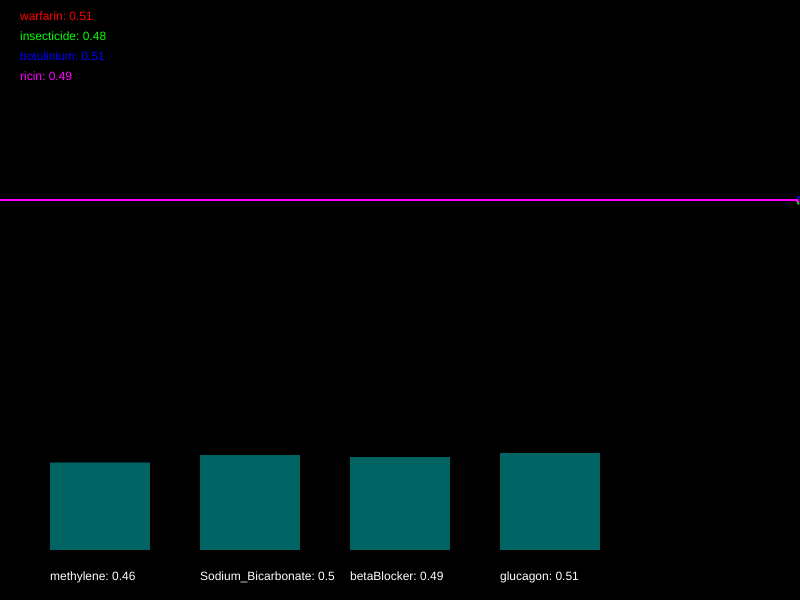
Frame 1 (no input)
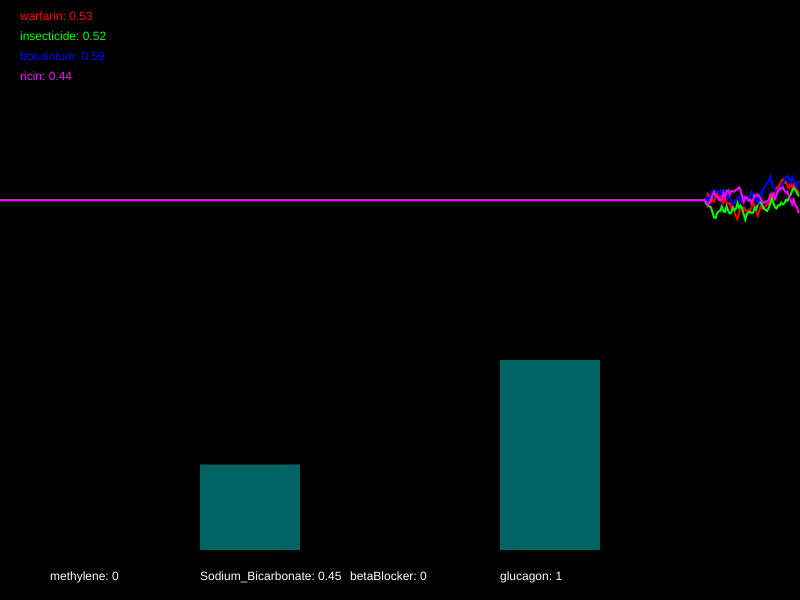
Frame 60 (no input)
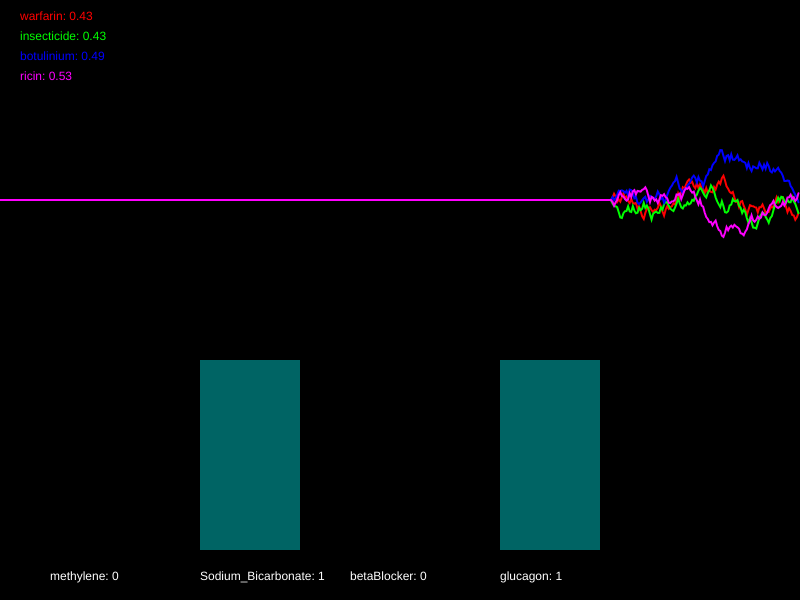
Frame 120 (the mouse pressed at the canvas centre since frame 60)

The p5.js sketch that drew these frames (run headless with seeded random() and noise() and a simulated clock; from frame 60 on, the mouse is pressed at the canvas centre):

// p5.js sketch
// ── sketch.js
/*

Officer: 6319957
CaseNum: 401-1-56146611-6319957

Case 401 - The Case of Norbert's Weiner Stand
Stage 2 - Toxic Burrito

Norbert is at it again. This time he’s set up a burrito stall and is lacing burritos with his foul toxin. The chaos is spreading. People are dropping like flies and burrito sales have fallen through the floor. To make matters worse it seems Norbert has cottoned on to our methods and has upped the complexity of his poison. You’ll find the antidote harder to develop this time. So kid, head down to the lab and get working.

You must develop the antidote by using conditional statements in the draw loop to do the following:

	- When ricin dips below 0.71, reduce methylene by 0.04
	- When botulinium goes above 0.66, increment methylene by 0.05
	- If ricin goes above 0.4, reduce Sodium_Bicarbonate by 0.05
	- If botulinium goes above 0.48 or insecticide dips below 0.33, increment Sodium_Bicarbonate by 0.05
	- If botulinium goes above 0.47, decrease betaBlocker by 0.02
	- When insecticide dips below 0.74 or warfarin goes above 0.69, raise betaBlocker by 0.01
	- When ricin goes above 0.62 or insecticide dips below 0.51, reduce glucagon by 0.04
	- If warfarin dips below 0.58, raise glucagon by 0.05


Your conditional statements should consider the following poisons:

	- warfarin
	- insecticide
	- botulinium
	- ricin


Your conditional statements should modify the following antidotes:

	- methylene
	- Sodium_Bicarbonate
	- betaBlocker
	- glucagon


- There are many ways to complete this task but you should only use the following commands and operators:

	if(){}
	>
	<
	&&
	||
	+=
	-=

*/

//Declare the poison variables
var warfarin;
var insecticide;
var botulinium;
var ricin;

//Declare the antidote variables
var methylene;
var Sodium_Bicarbonate;
var betaBlocker;
var glucagon;

//This variable is used for drawing the graph
var graphs;

function setup() {
  createCanvas(800, 600);
  strokeWeight(2);

  //initialise the poisons and antidotes
  warfarin = 0.5;
  insecticide = 0.5;
  botulinium = 0.5;
  ricin = 0.5;
  methylene = 0.5;
  Sodium_Bicarbonate = 0.5;
  betaBlocker = 0.5;
  glucagon = 0.5;

  //fills the graph with empty values
  graphs = [];

  for (var i = 0; i < 4; i++) {
    graphs.push([]);
    for (var j = 0; j < 512; j++) {
      graphs[i].push(0.5);
    }
  }
}

function draw() {
  //Develop the antidote below
  //Write conditional statements to change the amount of each substance ...

  // You must develop the antidote by using conditional statements in the draw loop to do the following:

  // 	- When ricin dips below 0.71, reduce methylene by 0.04
  // 	- When botulinium goes above 0.66, increment methylene by 0.05
  // 	- If ricin goes above 0.4, reduce Sodium_Bicarbonate by 0.05
  // 	- If botulinium goes above 0.48 or insecticide dips below 0.33, increment Sodium_Bicarbonate by 0.05
  // 	- If botulinium goes above 0.47, decrease betaBlocker by 0.02
  // 	- When insecticide dips below 0.74 or warfarin goes above 0.69, raise betaBlocker by 0.01
  // 	- When ricin goes above 0.62 or insecticide dips below 0.51, reduce glucagon by 0.04
  // 	- If warfarin dips below 0.58, raise glucagon by 0.05

  // Your conditional statements should consider the following poisons:

  // 	- warfarin
  // 	- insecticide
  // 	- botulinium
  // 	- ricin

  // Your conditional statements should modify the following antidotes:

  // 	- methylene
  // 	- Sodium_Bicarbonate
  // 	- betaBlocker
  // 	- glucagon

  if (ricin < 0.71) {
    methylene -= 0.04;
  }

  if (botulinium > 0.66) {
    methylene += 0.05;
  }

  if (ricin > 0.4) {
    Sodium_Bicarbonate -= 0.05;
  }

  if (botulinium > 0.48 || insecticide < 0.33) {
    Sodium_Bicarbonate += 0.05;
  }

  if (botulinium > 0.47) {
    betaBlocker -= 0.02;
  }

  if (insecticide < 0.74 || warfarin > 0.69) {
    betaBlocker += 0.01;
  }

  if (ricin > 0.62 || insecticide < 0.51) {
    glucagon -= 0.04;
  }

  if (warfarin < 0.58) {
    glucagon += 0.05;
  }

  //////////////////////////////////////////////////////

  //the code below generates new values using random numbers

  /*
		For testing, you might want to temporarily comment out
		these lines and set the same variables to constant values
		instead.
	*/

  warfarin = nextValue(graphs[0], warfarin);
  insecticide = nextValue(graphs[1], insecticide);
  botulinium = nextValue(graphs[2], botulinium);
  ricin = nextValue(graphs[3], ricin);

  methylene = constrain(methylene, 0, 1);
  Sodium_Bicarbonate = constrain(Sodium_Bicarbonate, 0, 1);
  betaBlocker = constrain(betaBlocker, 0, 1);
  glucagon = constrain(glucagon, 0, 1);

  ///////// DO NOT CHANGE THE CODE BELOW ///////////

  //drawing code

  // set background
  background(0);
  noFill();

  //draw the graphs for the vitals
  var colors = [
    color(255, 0, 0),
    color(0, 255, 0),
    color(0, 0, 255),
    color(255, 0, 255),
    color(255, 255, 0),
    color(0, 255, 255),
  ];

  for (var i = 0; i < graphs.length; i++) {
    stroke(colors[i]);
    drawGraph(graphs[i]);
  }

  //draw the poisons as text
  noStroke();
  fill(colors[0]);
  text("warfarin: " + nf(warfarin, 1, 2), 20, 20);
  fill(colors[1]);
  text("insecticide: " + nf(insecticide, 1, 2), 20, 40);
  fill(colors[2]);
  text("botulinium: " + nf(botulinium, 1, 2), 20, 60);
  fill(colors[3]);
  text("ricin: " + nf(ricin, 1, 2), 20, 80);

  //draw the antidotes bar chart
  drawBar(methylene, 50, "methylene");
  drawBar(Sodium_Bicarbonate, 200, "Sodium_Bicarbonate");
  drawBar(betaBlocker, 350, "betaBlocker");
  drawBar(glucagon, 500, "glucagon");
}

function nextValue(graph, val) {
  //gets the next value for a vital and puts it in an array for drawing
  var delta = random(-0.03, 0.03);

  val += delta;
  if (val > 1 || val < 0) {
    delta *= -1;
    val += delta * 2;
  }

  graph.push(val);
  graph.shift();
  return val;
}

function drawGraph(graph) {
  //draws an array as a graph
  beginShape();
  for (var i = 0; i < graph.length; i++) {
    vertex((width * i) / 512, height * 0.5 - (graph[i] * height) / 3);
  }
  endShape();
}

function drawBar(val, x, name) {
  //draws the bars for bar chart
  noStroke();
  fill(0, 100, 100);
  var mh = height * 0.4 - 50;
  rect(x, height - 50 - val * mh, 100, val * mh);
  fill(255);
  text(name + ": " + val, x, height - 20);
}
